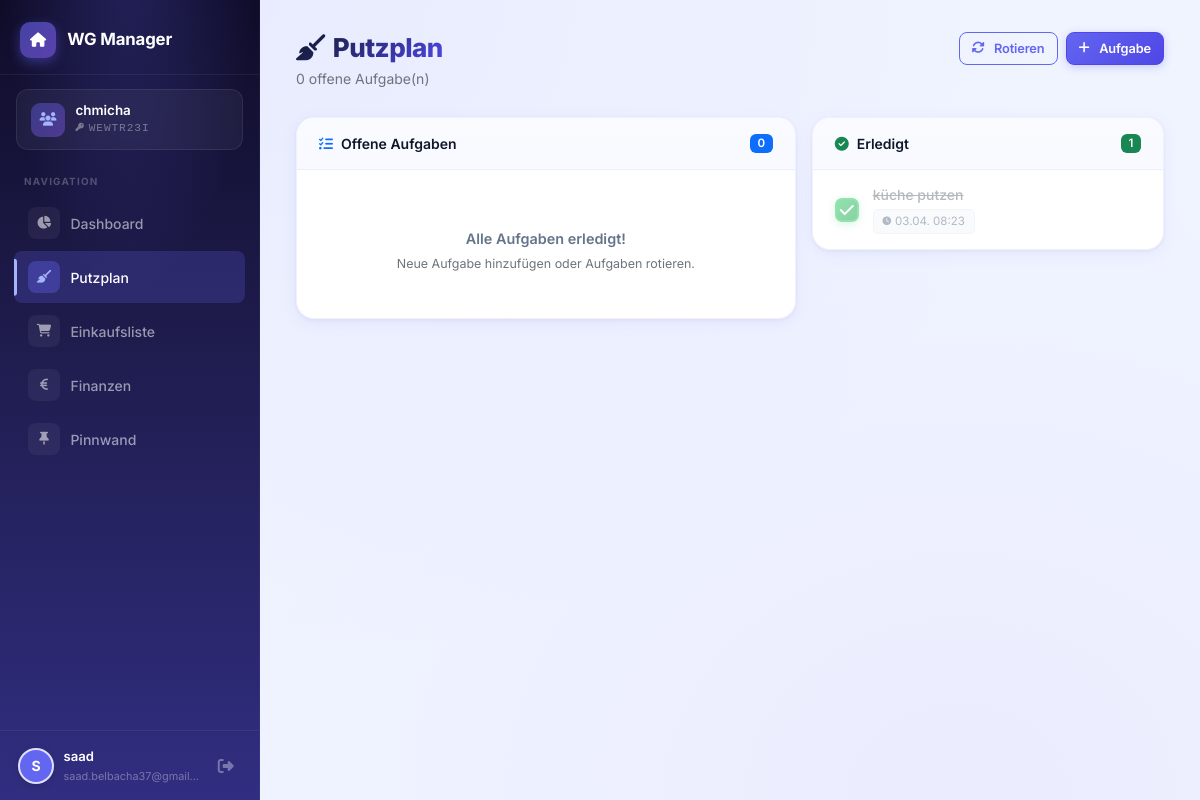
Page /tasks (signed in) on the committed database.
### app.py (models this page shows, shortened)
class WG(db.Model):
    __tablename__ = 'wgs'
    id          = db.Column(db.Integer, primary_key=True)
    name        = db.Column(db.String(100), nullable=False)
    invite_code = db.Column(db.String(8),   unique=True, nullable=False)
    created_by  = db.Column(db.Integer, db.ForeignKey('users.id'), nullable=False)
    created_at  = db.Column(db.DateTime, default=datetime.utcnow)
    memberships    = db.relationship('WGMembership', backref='wg', lazy=True)
    tasks          = db.relationship('CleaningTask',  backref='wg', lazy=True)
    shopping_items = db.relationship('ShoppingItem',  backref='wg', lazy=True)
    expenses       = db.relationship('Expense',       backref='wg', lazy=True)
    feed_posts     = db.relationship('FeedPost',      backref='wg', lazy=True)
    def get_members(self):
        return [db.session.get(User, m.user_id) for m in self.memberships
                if db.session.get(User, m.user_id) is not None]

class User(UserMixin, db.Model):
    __tablename__ = 'users'
    id            = db.Column(db.Integer, primary_key=True)
    username      = db.Column(db.String(80),  unique=True, nullable=False)
    email         = db.Column(db.String(120), unique=True, nullable=False)
    password_hash = db.Column(db.String(256), nullable=False)
    avatar_color  = db.Column(db.String(7),   default='#6366f1')
    created_at    = db.Column(db.DateTime,    default=datetime.utcnow)
    def get_wg(self):
        m = WGMembership.query.filter_by(user_id=self.id).first()
        return db.session.get(WG, m.wg_id) if m else None

class CleaningTask(db.Model):
    __tablename__ = 'cleaning_tasks'
    id           = db.Column(db.Integer, primary_key=True)
    wg_id        = db.Column(db.Integer, db.ForeignKey('wgs.id'),   nullable=False)
    title        = db.Column(db.String(100), nullable=False)
    description  = db.Column(db.Text, default='')
    assigned_to  = db.Column(db.Integer, db.ForeignKey('users.id'), nullable=True)
    due_date     = db.Column(db.Date,    nullable=True)
    completed    = db.Column(db.Boolean, default=False)
    completed_at = db.Column(db.DateTime, nullable=True)
    created_at   = db.Column(db.DateTime, default=datetime.utcnow)
    assigned_user = db.relationship('User', foreign_keys=[assigned_to])

### app.py (the view)
@app.route('/tasks')
@login_required
def tasks():
    wg = current_user.get_wg()
    if not wg: return redirect(url_for('wg_setup'))
    members    = wg.get_members()
    open_tasks = CleaningTask.query.filter_by(wg_id=wg.id, completed=False).order_by(CleaningTask.due_date).all()
    done_tasks = CleaningTask.query.filter_by(wg_id=wg.id, completed=True).order_by(CleaningTask.completed_at.desc()).limit(15).all()
    return render_template('tasks.html', wg=wg, members=members, open_tasks=open_tasks, done_tasks=done_tasks)

### app.py (called while the page is built)
@login_manager.user_loader
def load_user(uid):
    return db.session.get(User, int(uid))

### templates/tasks.html (shortened to what this page needs)
{% extends 'base.html' %}
{% block content %}
<div class="page-header d-flex align-items-start justify-content-between flex-wrap gap-2">
  <div>
    <h1><i class="fas fa-broom text-violet me-2"></i>Putzplan</h1>
    <p class="text-secondary">{{ open_tasks|length }} offene Aufgabe(n)</p>
  </div>
  <div class="d-flex gap-2">
    <form method="POST" action="{{ url_for('rotate_tasks') }}">
      <button type="submit" class="btn btn-outline-primary btn-sm">
        <i class="fas fa-rotate me-1"></i>Rotieren
      </button>
    </form>
    <button class="btn btn-primary btn-sm" data-bs-toggle="modal" data-bs-target="#addTaskModal">
      <i class="fas fa-plus me-1"></i>Aufgabe
    </button>
  </div>
</div>
<div class="row g-3">
  <div class="col-lg-7">
    <div class="card">
      <div class="card-header d-flex align-items-center justify-content-between">
        <span><i class="fas fa-list-check me-2 text-primary"></i>Offene Aufgaben</span>
        <span class="badge bg-primary">{{ open_tasks|length }}</span>
      </div>
      <div class="card-body p-0" id="openTasksList">
        {% if open_tasks %}
          {% for task in open_tasks %}
          <div class="task-row" id="task-{{ task.id }}">
            <button class="task-check-btn" onclick="toggleTask({{ task.id }}, this)">
              <i class="fas fa-check"></i>
            </button>
            <div class="task-info">
              <div class="task-title-text">{{ task.title }}</div>
              <div class="task-meta-row">
                {% if task.assigned_user %}
                <span class="meta-chip">
                  <span class="user-avatar xs me-1" style="background:{{ task.assigned_user.avatar_color }}">
                    {{ task.assigned_user.username[0].upper() }}
                  </span>
                  {{ task.assigned_user.username }}
                </span>
                {% else %}
                <span class="meta-chip" style="color:var(--text-muted)">Nicht zugewiesen</span>
                {% endif %}
                {% if task.due_date %}
                <span class="meta-chip">
                  <i class="fas fa-calendar-day fa-xs me-1"></i>{{ task.due_date.strftime('%d.%m.%Y') }}
                </span>
                {% endif %}
                {% if task.description %}
                <span class="meta-chip"><i class="fas fa-align-left fa-xs me-1"></i>{{ task.description[:40] }}</span>
                {% endif %}
              </div>
            </div>
            <form method="POST" action="{{ url_for('delete_task', tid=task.id) }}" class="ms-2">
              <input type="hidden" name="csrf_token" value="{{ csrf_token() }}"/>
              <button type="submit" class="icon-btn text-secondary hover-danger" title="Löschen"
                      onclick="return confirm('Aufgabe löschen?')">
                <i class="fas fa-trash-can fa-xs"></i>
              </button>
            </form>
          </div>
          {% endfor %}
        {% else %}
        <div class="empty-state">
          <p>Alle Aufgaben erledigt!</p>
          <small class="text-secondary">Neue Aufgabe hinzufügen oder Aufgaben rotieren.</small>
        </div>
        {% endif %}
      </div>
    </div>
  </div>
  <div class="col-lg-5">
    <div class="card">
      <div class="card-header d-flex align-items-center justify-content-between">
        <span><i class="fas fa-circle-check me-2 text-success"></i>Erledigt</span>
        <span class="badge bg-success">{{ done_tasks|length }}</span>
      </div>
      <div class="card-body p-0">
        {% if done_tasks %}
          {% for task in done_tasks %}
          <div class="task-row done">
            <div class="task-check-btn checked"><i class="fas fa-check"></i></div>
            <div class="task-info">
              <div class="task-title-text line-through text-secondary">{{ task.title }}</div>
              {% if task.completed_at %}
              <div class="task-meta-row">
                <span class="meta-chip">{{ task.completed_at.strftime('%d.%m. %H:%M') }}</span>
              </div>
              {% endif %}
            </div>
          </div>
          {% endfor %}
        {% else %}
        <div class="empty-state">
          <i class="fas fa-hourglass-start"></i>
          <p>Noch nichts erledigt</p>
        </div>
        {% endif %}
      </div>
    </div>
  </div>
</div>
{% endblock %}

### templates/base.html (shortened to what this page needs)
<!DOCTYPE html>
<html lang="de">
<head>
  <link rel="stylesheet" href="https://cdn.jsdelivr.net/npm/bootstrap@5.3.2/dist/css/bootstrap.min.css"/>
  <link rel="stylesheet" href="https://cdnjs.cloudflare.com/ajax/libs/font-awesome/6.5.0/css/all.min.css"/>
  <link rel="stylesheet" href="{{ url_for('static', filename='css/style.css') }}"/>
</head>
<body>
{% if current_user.is_authenticated %}
  {% set wg = current_user.get_wg() %}
  <div class="wrapper">
    <nav class="sidebar" id="sidebar">
      <div class="sidebar-header">
        <div class="sidebar-logo">
          <div class="logo-icon-sm"><i class="fas fa-home"></i></div>
          <span>WG Manager</span>
        </div>
      </div>
      {% if wg %}
      <div class="sidebar-wg-card">
        <div class="wg-icon"><i class="fas fa-users"></i></div>
        <div class="wg-info-text">
          <div class="wg-name-text">{{ wg.name }}</div>
          <div class="wg-code-text">{{ wg.invite_code }}</div>
        </div>
      </div>
      {% endif %}
      <div class="sidebar-section-label">Navigation</div>
      <ul class="sidebar-nav">
        <li>
          <a class="snav-link {% if request.endpoint == 'dashboard' %}active{% endif %}"
             href="{{ url_for('dashboard') }}">
            <span class="snav-icon"><i class="fas fa-chart-pie"></i></span>
            <span>Dashboard</span>
          </a>
        </li>
        {% if wg %}
        <li>
          <a class="snav-link {% if request.endpoint == 'tasks' %}active{% endif %}"
             href="{{ url_for('tasks') }}">
            <span class="snav-icon"><i class="fas fa-broom"></i></span>
            <span>Putzplan</span>
          </a>
        </li>
        <li>
          <a class="snav-link {% if request.endpoint == 'shopping' %}active{% endif %}"
             href="{{ url_for('shopping') }}">
            <span class="snav-icon"><i class="fas fa-cart-shopping"></i></span>
            <span>Einkaufsliste</span>
          </a>
        </li>
        <li>
          <a class="snav-link {% if request.endpoint == 'finance' %}active{% endif %}"
             href="{{ url_for('finance') }}">
            <span class="snav-icon"><i class="fas fa-euro-sign"></i></span>
            <span>Finanzen</span>
          </a>
        </li>
        <li>
          <a class="snav-link {% if request.endpoint == 'feed' %}active{% endif %}"
             href="{{ url_for('feed') }}">
            <span class="snav-icon"><i class="fas fa-thumbtack"></i></span>
            <span>Pinnwand</span>
          </a>
        </li>
        {% endif %}
      </ul>
      <div class="sidebar-footer">
        <div class="sf-user">
          <div class="user-avatar" style="background:{{ current_user.avatar_color }}">
            {{ current_user.username[0].upper() }}
          </div>
          <div class="sf-user-info">
            <div class="sf-username">{{ current_user.username }}</div>
            <div class="sf-email">{{ current_user.email }}</div>
          </div>
        </div>
        <a href="{{ url_for('logout') }}" class="logout-btn" title="Abmelden">
          <i class="fas fa-right-from-bracket"></i>
        </a>
      </div>
    </nav>
    <div class="main-content">
      {% block content %}{% endblock %}
    </div>
  </div>
{% endif %}
</body>
</html>

### rows in the picture
WG: name "chmicha", invite_code "WEWTR23I"
User: username "S", username "saad", email "saad.belbacha37@gmail…"
CleaningTask: title "küche putzen", completed_at "03.04. 08:23"

### other values in the picture
{{ open_tasks|length }} "0"
{{ done_tasks|length }} "1"
